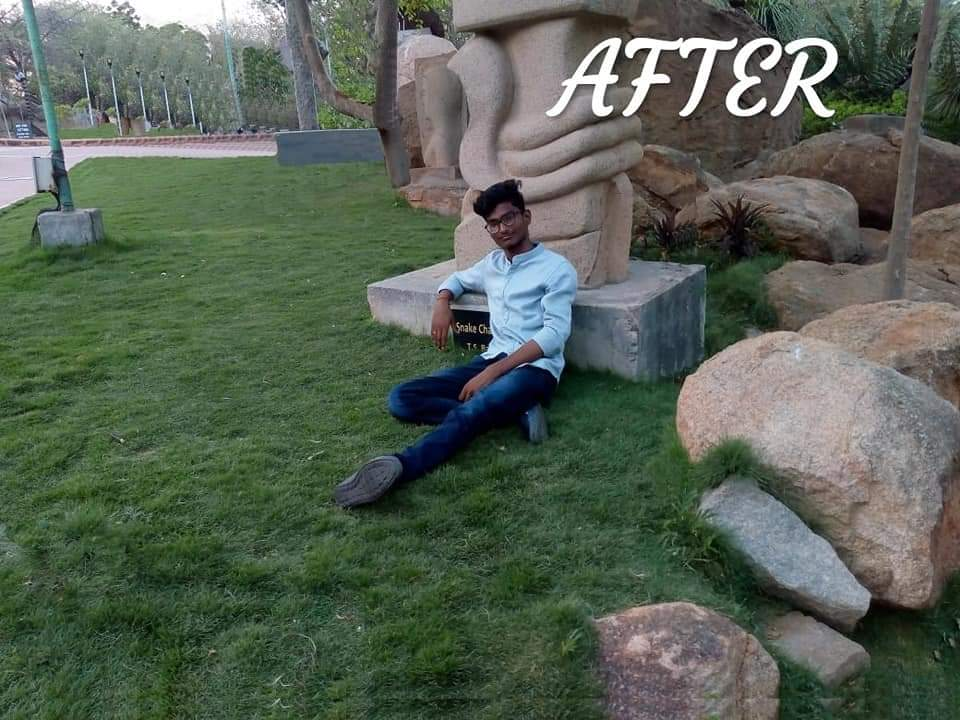
#> input picture sam.jpg, 960 x 720 px, found by its file name
$ python mmm.py
#> lines starting #> are read from the running program, lines starting #| are printed output that depends on the picture
import cv2
import matplotlib.pyplot as plt

# Load the noisy image from the specified path
image_path = r"C:\Users\arjun\Downloads\sam.jpg"
noisy_image = cv2.imread(image_path)
#> noisy_image is the input picture: shape (720, 960, 3); mean B, G, R 84.1, 97.7, 86.7

# Convert the image to grayscale (assuming it's a color image)
gray_image = cv2.cvtColor(noisy_image, cv2.COLOR_BGR2GRAY)
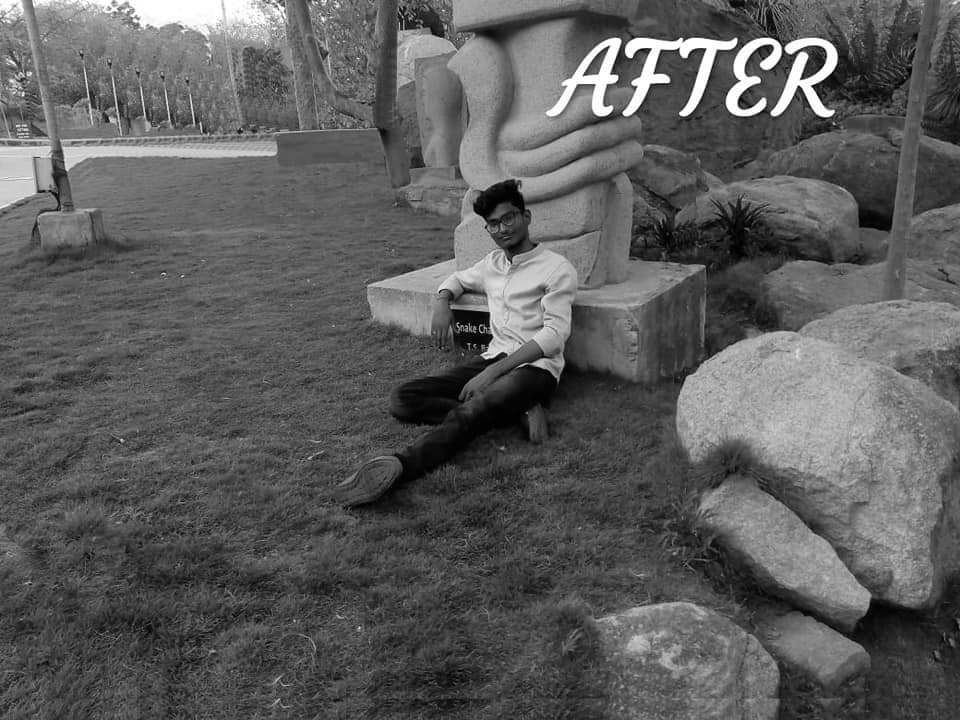
#> gray_image: shape (720, 960); min 0, max 255, mean 92.8

# Apply the Non-Local Means (NLM) denoising algorithm
denoised_image = cv2.fastNlMeansDenoising(
    gray_image, None, h=10, searchWindowSize=21, templateWindowSize=7
)

# Display the original and denoised images using Matplotlib
plt.figure(figsize=(10, 5))

# Original Noisy Image
plt.subplot(121)
plt.imshow(cv2.cvtColor(noisy_image, cv2.COLOR_BGR2RGB))
plt.title("Noisy Image")
plt.axis("off")

# Denoised Image
plt.subplot(122)
plt.imshow(denoised_image, cmap="gray")
plt.title("Denoised Image")
plt.axis("off")

plt.tight_layout()
plt.show()
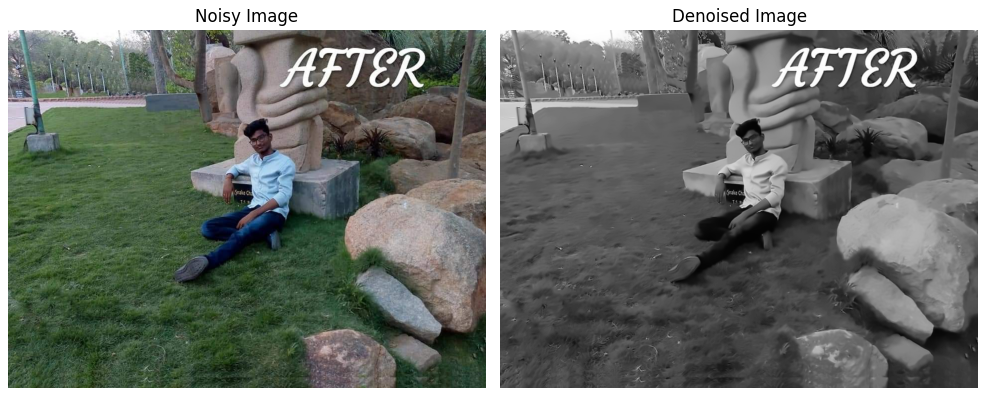
#> figure drawn by matplotlib, 2 panels

import cv2
import matplotlib.pyplot as plt

# Load the noisy image from the specified path
image_path = r"C:\Users\arjun\Downloads\sam.jpg"
noisy_image = cv2.imread(image_path)

# Convert the image to grayscale (assuming it's a color image)
gray_image = cv2.cvtColor(noisy_image, cv2.COLOR_BGR2GRAY)

# Apply the Non-Local Means (NLM) denoising algorithm
denoised_image = cv2.fastNlMeansDenoising(
    gray_image, None, h=10, searchWindowSize=21, templateWindowSize=7
)

# Display the original and denoised images using Matplotlib
plt.figure(figsize=(10, 5))

# Original Noisy Image
plt.subplot(121)
plt.imshow(cv2.cvtColor(noisy_image, cv2.COLOR_BGR2RGB))
plt.title("Noisy Image")
plt.axis("off")

# Denoised Image
plt.subplot(122)
plt.imshow(denoised_image, cmap="gray")
plt.title("Denoised Image")
plt.axis("off")

plt.tight_layout()
plt.show()
